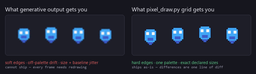
#> input picture docs/why-deterministic.png, 256 x 74 px, shrunk from 902 x 260 before the run, given in place of slime-idle.png, which was not available
$ python make_figures.py
#> lines starting #> are read from the running program, lines starting #| are printed output that depends on the picture; pictures that were not available may be replaced by others from this repository, and a replacement may not be noted
#!/usr/bin/env python3
"""Generate docs/why-deterministic.png — the README hero comparison.

Left panel shows the failure modes that make generative image output unusable
in a game engine: anti-aliased edges, off-palette colours, drifting sprite sizes
and unstable baselines. Right panel shows the same sprite set produced by
`pixel_draw.py grid`: hard edges, one palette, exact declared sizes.

Honesty note: the left panel is NOT a sample from a specific image model. It is
produced by applying the actual failure transforms (bilinear resampling, per-pixel
colour jitter, size jitter, baseline jitter) to the clean sprite, so the defects
shown are real and measurable rather than illustrative hand-waving. If you have a
genuine model output to show, swap it in as assets/naive-sample.png and pass
--naive.

Run from the repository root:
    python docs/make_figures.py
"""
from __future__ import annotations

import argparse
import random
from pathlib import Path

from PIL import Image, ImageDraw, ImageFont

BG = (22, 22, 30, 255)
PANEL_BG = (30, 30, 40, 255)
PANEL_BORDER = (58, 58, 74, 255)
INK = (232, 232, 240, 255)
MUTED = (150, 150, 168, 255)
BAD = (226, 96, 96, 255)
GOOD = (96, 206, 140, 255)

FONT_REG = r"C:\Windows\Fonts\segoeui.ttf"
FONT_MONO = r"C:\Windows\Fonts\consola.ttf"
ZOOM = 5          # sprite zoom inside a cell (5x makes anti-aliasing visible)
CELL = 60         # px per sprite cell
PAD = 18
GAP = 26
TITLE_H = 74
FOOT_H = 52


def font(path: str, size: int) -> ImageFont.FreeTypeFont:
    try:
        return ImageFont.truetype(path, size)
    except OSError:
        return ImageFont.load_default()


def degrade(img: Image.Image, rng: random.Random) -> Image.Image:
    """Apply the real failure modes: size jitter, bilinear resampling, colour jitter."""
    w, h = img.size
    # size jitter — a generative model returns whatever size it feels like
    if rng.random() < 0.6:
        h2 = max(4, h + rng.choice((-1, 1)))
        img = img.resize((w, h2), Image.NEAREST)
    # bilinear upscale — this is what produces anti-aliasing
    img = img.resize((img.width * ZOOM, img.height * ZOOM), Image.BILINEAR)
    # per-pixel colour jitter — off-palette drift
    px = img.load()
    for y in range(img.height):
        for x in range(img.width):
            r, g, b, a = px[x, y]
            if a == 0:
                continue
            j = lambda v: max(0, min(255, v + rng.randint(-14, 14)))
            px[x, y] = (j(r), j(g), j(b), a)
    return img


def clean(img: Image.Image) -> Image.Image:
    return img.resize((img.width * ZOOM, img.height * ZOOM), Image.NEAREST)


def bob(img: Image.Image, i: int) -> Image.Image:
    """A tiny, anchored vertical bob so the clean panel reads as an animation set."""
    dy = (0, 1, 2, 1)[i % 4]
    out = Image.new("RGBA", (img.width, img.height + 2), (0, 0, 0, 0))
    out.paste(img, (0, 2 - dy), img)     # feet stay put, body moves
    return out


def main() -> int:
    ap = argparse.ArgumentParser()
    ap.add_argument("--seed", type=int, default=7, help="deterministic defect jitter")
    ap.add_argument("--naive", default=None,
                    help="optional real model sample to use for the left panel")
    ap.add_argument("--out", default="docs/why-deterministic.png")
    args = ap.parse_args()

    rng = random.Random(args.seed)
    root = Path(__file__).resolve().parent.parent
    base = Image.open(root / "examples/slime-idle.png").convert("RGBA")
    frames = 4

    # --- build the sprites first so the layout can be measured, not guessed
    clean_sprites = [clean(bob(base, i)) for i in range(frames)]
#> in bob, `out = Image.new("RGBA", (img.width, img.height + 2), (0, 0, 0, 0))`: out: PIL image 256x76 RGBA; every value is 0
#> in clean, `return img.resize((img.width * ZOOM, img.height * ZOOM), Image.NEAREST)`:
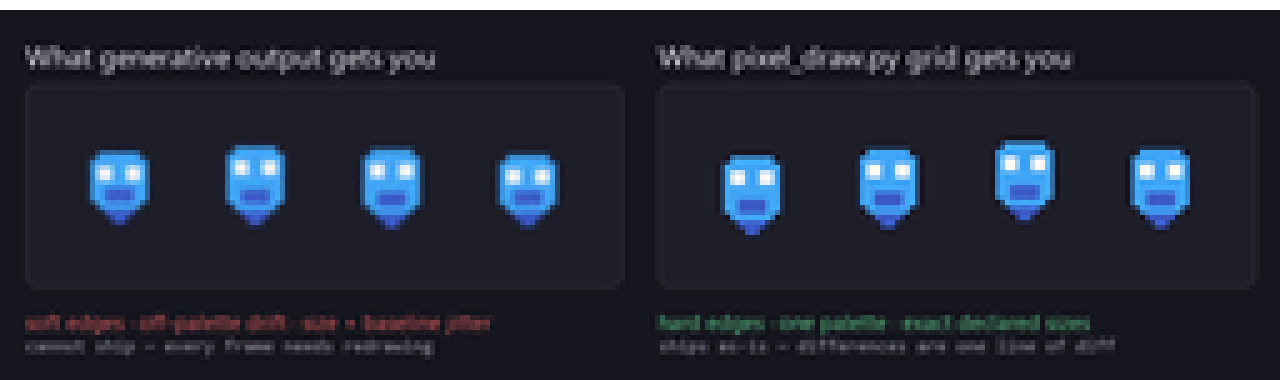
#> returned value: PIL image 1280x380 RGBA; mean R, G, B, A 32.2, 36.8, 49.5, 248.3; transparent parts drawn white
#> in clean (call 2), `return img.resize((img.width * ZOOM, img.height * ZOOM), Image.NEAREST)`:
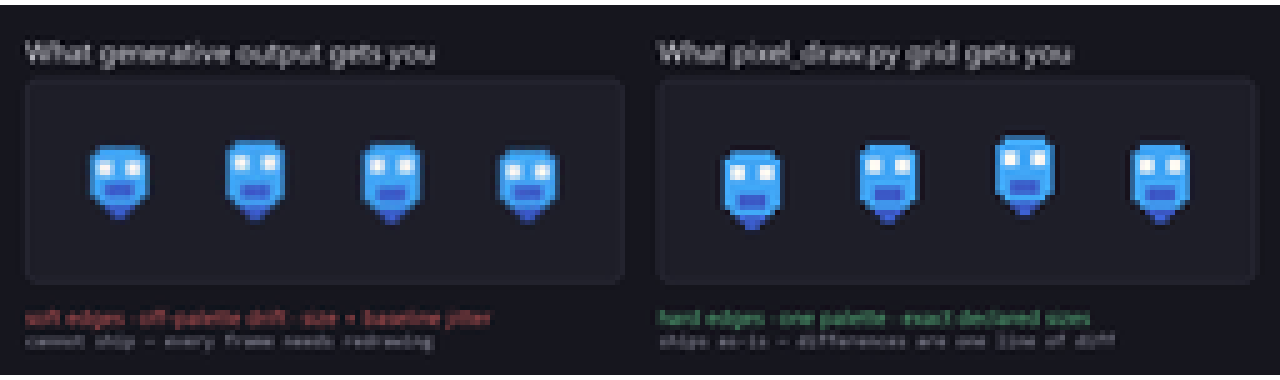
#> returned value: PIL image 1280x380 RGBA; mean R, G, B, A 32.2, 36.8, 49.5, 248.3; transparent parts drawn white
#> in clean (call 3), `return img.resize((img.width * ZOOM, img.height * ZOOM), Image.NEAREST)`:
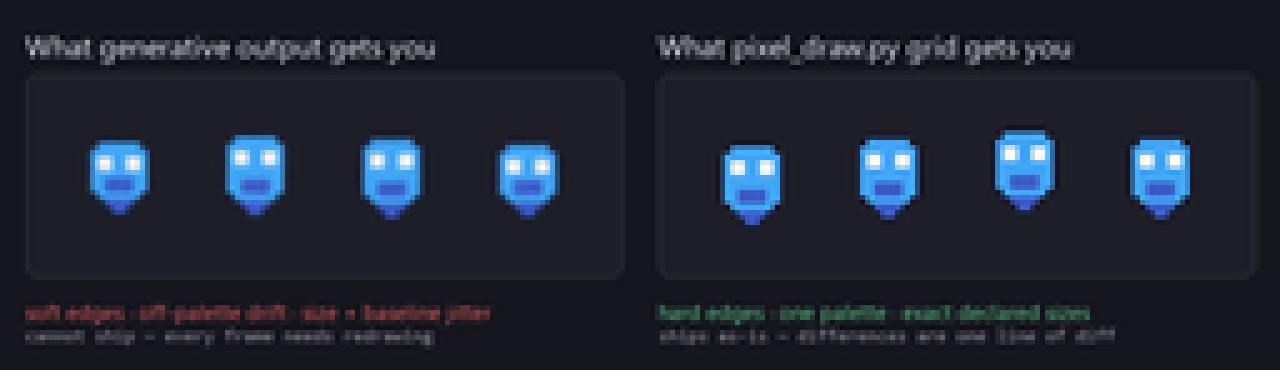
#> returned value: PIL image 1280x380 RGBA; mean R, G, B, A 32.2, 36.8, 49.5, 248.3; transparent parts drawn white
#> clean_sprites = 4 items
    bad_sprites = []
    for _ in range(frames):
        if args.naive:
            s = Image.open(args.naive).convert("RGBA")
            bad_sprites.append(s.resize((s.width * ZOOM, s.height * ZOOM), Image.NEAREST))
        else:
            bad_sprites.append(degrade(base, rng))
#> in degrade, `img = img.resize((img.width * ZOOM, img.height * ZOOM), Image.BILINEAR)`:
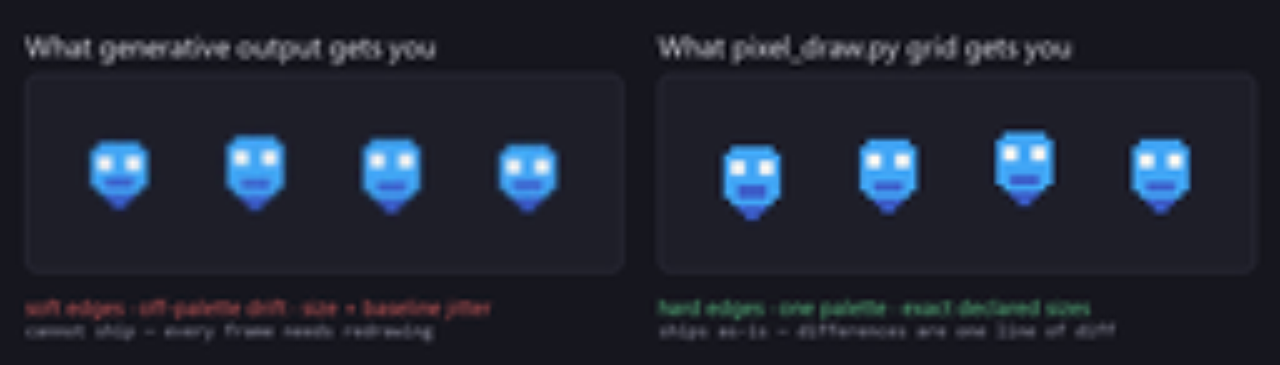
#> img: PIL image 1280x365 RGBA; mean R, G, B, A 33, 37.4, 50.1, 255

    cell_w = max([s.width for s in clean_sprites] + [s.width for s in bad_sprites]) + 16
#> cell_w = 1296
    cell_h = max([s.height for s in clean_sprites] + [s.height for s in bad_sprites]) + 16
#> cell_h = 396
    row_w, row_h = cell_w * frames, cell_h
#> row_w = 5184; row_h = 396

    f_title = font(FONT_REG, 20)
    f_cap = font(FONT_REG, 15)
    f_small = font(FONT_MONO, 13)

    def tw(s: str, f) -> int:
        return int(f.getlength(s))

    L = {
        "title": "What generative output gets you",
        "cap": "soft edges · off-palette drift · size + baseline jitter",
        "sub": "cannot ship — every frame needs redrawing",
    }
    R = {
        "title": "What pixel_draw.py grid gets you",
        "cap": "hard edges · one palette · exact declared sizes",
        "sub": "ships as-is — differences are one line of diff",
    }

    # panel width must fit the sprite row, the title, and both caption lines
    def panel_width(meta: dict) -> int:
        return max(row_w,
                   tw(meta["title"], f_title),
                   tw(meta["cap"], f_cap),
                   tw(meta["sub"], f_small)) + PAD * 2

    pw_l, pw_r = panel_width(L), panel_width(R)
#> pw_l = 5220; pw_r = 5220
    title_h = 34
    panel_h = row_h + PAD * 2
#> panel_h = 432
    cap_h = 48

    width = PAD + pw_l + GAP + pw_r + PAD
#> width = 10502
    height = PAD + title_h + panel_h + cap_h + PAD
#> height = 550
    canvas = Image.new("RGBA", (width, height), BG)
    d = ImageDraw.Draw(canvas)

    top_title = PAD
    top_panel = top_title + title_h

    # --- panels
    for x0, pw in ((PAD, pw_l), (PAD + pw_l + GAP, pw_r)):
        d.rounded_rectangle([x0, top_panel, x0 + pw, top_panel + panel_h], 8,
                            fill=PANEL_BG, outline=PANEL_BORDER, width=1)
#> this loop made 2 passes
#> (x0, pw) on passes 1 to 2: (18, 5220), (5264, 5220)

    # --- left: degraded, with baseline jitter kept inside the panel
    for i in range(frames):
        sp = bad_sprites[i]
        cx = PAD + PAD + i * cell_w + (cell_w - sp.width) // 2
        room = panel_h - 2 * PAD
        jitter = rng.randint(-3, 3)
        cy = top_panel + PAD + max(0, min(room - sp.height, (room - sp.height) // 2 + jitter))
        canvas.alpha_composite(sp, (cx, cy))
#> this loop made 4 passes
#> (cx, cy) on passes 1 to 4: (44, 88), (1340, 80), (2636, 82), (3932, 83)
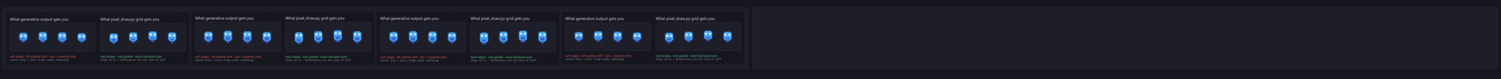
#> canvas: PIL image 10502x550 RGBA (shown at 1/7 size); mean R, G, B, A 29.4, 30.9, 41.5, 255

    # --- right: clean, anchored bob
    for i in range(frames):
        sp = clean_sprites[i]
        cx = PAD + pw_l + GAP + PAD + i * cell_w + (cell_w - sp.width) // 2
        cy = top_panel + PAD + (panel_h - 2 * PAD - sp.height) // 2
        canvas.alpha_composite(sp, (cx, cy))
#> this loop made 4 passes
#> cx on passes 1 to 4: 5290, 6586, 7882, 9178
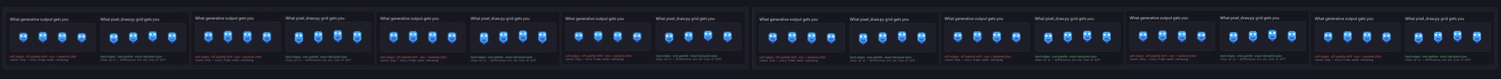
#> canvas: PIL image 10502x550 RGBA (shown at 1/7 size); mean R, G, B, A 30.4, 33.5, 45.1, 255

    # --- text
    d.text((PAD, top_title), L["title"], font=f_title, fill=INK)
    d.text((PAD + pw_l + GAP, top_title), R["title"], font=f_title, fill=INK)

    y = top_panel + panel_h + 14
#> y = 498
    d.text((PAD, y), L["cap"], font=f_cap, fill=BAD)
    d.text((PAD, y + 22), L["sub"], font=f_small, fill=MUTED)
    d.text((PAD + pw_l + GAP, y), R["cap"], font=f_cap, fill=GOOD)
    d.text((PAD + pw_l + GAP, y + 22), R["sub"], font=f_small, fill=MUTED)

    out = root / args.out
    out.parent.mkdir(parents=True, exist_ok=True)
    canvas.convert("RGB").save(out)
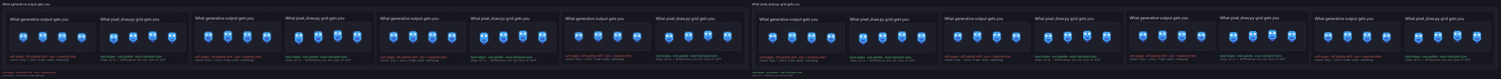
#> saved as why-deterministic.png: PIL image 10502x550 RGB (shown at 1/7 size); mean R, G, B 30.6, 33.6, 45.2
    print(f"wrote {out}  {canvas.width}x{canvas.height}")
#| wrote docs/why-deterministic.png  10502x550
    print("left panel source:", args.naive or f"simulated defects (seed={args.seed})")
    return 0


if __name__ == "__main__":
    raise SystemExit(main())
#> (the program exits here)
